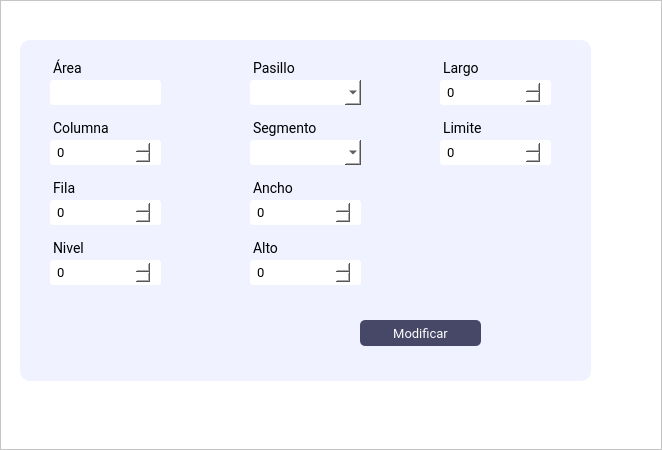
<?xml version="1.0" encoding="UTF-8"?>
<ui version="4.0">
 <class>MainWindow</class>
 <widget class="QMainWindow" name="MainWindow">
  <property name="geometry">
   <rect>
    <x>0</x>
    <y>0</y>
    <width>662</width>
    <height>450</height>
   </rect>
  </property>
  <property name="windowTitle">
   <string>MainWindow</string>
  </property>
  <widget class="QWidget" name="centralwidget">
   <layout class="QVBoxLayout" name="verticalLayout">
    <property name="spacing">
     <number>0</number>
    </property>
    <property name="leftMargin">
     <number>0</number>
    </property>
    <property name="topMargin">
     <number>0</number>
    </property>
    <property name="rightMargin">
     <number>0</number>
    </property>
    <property name="bottomMargin">
     <number>0</number>
    </property>
    <item>
     <widget class="QFrame" name="frame_2">
      <property name="minimumSize">
       <size>
        <width>0</width>
        <height>300</height>
       </size>
      </property>
      <property name="maximumSize">
       <size>
        <width>16777215</width>
        <height>16777215</height>
       </size>
      </property>
      <property name="styleSheet">
       <string notr="true">background: #fff;
</string>
      </property>
      <property name="frameShape">
       <enum>QFrame::StyledPanel</enum>
      </property>
      <property name="frameShadow">
       <enum>QFrame::Raised</enum>
      </property>
      <widget class="QFrame" name="frame_3">
       <property name="geometry">
        <rect>
         <x>20</x>
         <y>40</y>
         <width>571</width>
         <height>341</height>
        </rect>
       </property>
       <property name="maximumSize">
        <size>
         <width>16777215</width>
         <height>400</height>
        </size>
       </property>
       <property name="styleSheet">
        <string notr="true">border-radius: 10px;
background-color: rgb(240, 242, 255);
</string>
       </property>
       <property name="frameShape">
        <enum>QFrame::StyledPanel</enum>
       </property>
       <property name="frameShadow">
        <enum>QFrame::Raised</enum>
       </property>
       <widget class="QLabel" name="label_3">
        <property name="geometry">
         <rect>
          <x>20</x>
          <y>10</y>
          <width>62</width>
          <height>27</height>
         </rect>
        </property>
        <property name="font">
         <font>
          <family>Roboto</family>
          <pointsize>-1</pointsize>
         </font>
        </property>
        <property name="styleSheet">
         <string notr="true">font-family: Roboto;
font-size: 14px;
margin-top:10px;
margin-left:10px


</string>
        </property>
        <property name="text">
         <string/>
        </property>
       </widget>
       <widget class="QPushButton" name="modificar_btn">
        <property name="geometry">
         <rect>
          <x>340</x>
          <y>280</y>
          <width>121</width>
          <height>26</height>
         </rect>
        </property>
        <property name="font">
         <font>
          <family>Roboto</family>
          <pointsize>-1</pointsize>
         </font>
        </property>
        <property name="cursor">
         <cursorShape>PointingHandCursor</cursorShape>
        </property>
        <property name="styleSheet">
         <string notr="true">QPushButton{
background-color: rgba(71, 71, 103);
color: #fff;
border-radius:5px;
font-family:Roboto;
font-size: 13px

}
QPushButton:hover{
background-color: rgba(71, 71, 103,180);
}</string>
        </property>
        <property name="text">
         <string>Modificar</string>
        </property>
       </widget>
       <widget class="QLabel" name="label_Area">
        <property name="geometry">
         <rect>
          <x>20</x>
          <y>10</y>
          <width>131</width>
          <height>27</height>
         </rect>
        </property>
        <property name="font">
         <font>
          <family>Roboto</family>
          <pointsize>-1</pointsize>
         </font>
        </property>
        <property name="styleSheet">
         <string notr="true">font-family: Roboto;
font-size: 14px;
margin-top:10px;
margin-left:10px

</string>
        </property>
        <property name="text">
         <string>Área</string>
        </property>
       </widget>
       <widget class="QLabel" name="label_columna">
        <property name="geometry">
         <rect>
          <x>20</x>
          <y>70</y>
          <width>131</width>
          <height>27</height>
         </rect>
        </property>
        <property name="font">
         <font>
          <family>Roboto</family>
          <pointsize>-1</pointsize>
         </font>
        </property>
        <property name="styleSheet">
         <string notr="true">font-family: Roboto;
font-size: 14px;
margin-top:10px;
margin-left:10px

</string>
        </property>
        <property name="text">
         <string>Columna</string>
        </property>
       </widget>
       <widget class="QLabel" name="label_pasillo">
        <property name="geometry">
         <rect>
          <x>220</x>
          <y>10</y>
          <width>131</width>
          <height>27</height>
         </rect>
        </property>
        <property name="font">
         <font>
          <family>Roboto</family>
          <pointsize>-1</pointsize>
         </font>
        </property>
        <property name="styleSheet">
         <string notr="true">font-family: Roboto;
font-size: 14px;
margin-top:10px;
margin-left:10px

</string>
        </property>
        <property name="text">
         <string>Pasillo</string>
        </property>
       </widget>
       <widget class="QLabel" name="label_segmento">
        <property name="geometry">
         <rect>
          <x>220</x>
          <y>70</y>
          <width>131</width>
          <height>27</height>
         </rect>
        </property>
        <property name="font">
         <font>
          <family>Roboto</family>
          <pointsize>-1</pointsize>
         </font>
        </property>
        <property name="styleSheet">
         <string notr="true">font-family: Roboto;
font-size: 14px;
margin-top:10px;
margin-left:10px

</string>
        </property>
        <property name="text">
         <string>Segmento</string>
        </property>
       </widget>
       <widget class="QLabel" name="label_fila">
        <property name="geometry">
         <rect>
          <x>20</x>
          <y>130</y>
          <width>131</width>
          <height>27</height>
         </rect>
        </property>
        <property name="font">
         <font>
          <family>Roboto</family>
          <pointsize>-1</pointsize>
         </font>
        </property>
        <property name="styleSheet">
         <string notr="true">font-family: Roboto;
font-size: 14px;
margin-top:10px;
margin-left:10px

</string>
        </property>
        <property name="text">
         <string>Fila</string>
        </property>
       </widget>
       <widget class="QLabel" name="label_alto">
        <property name="geometry">
         <rect>
          <x>220</x>
          <y>190</y>
          <width>131</width>
          <height>27</height>
         </rect>
        </property>
        <property name="font">
         <font>
          <family>Roboto</family>
          <pointsize>-1</pointsize>
         </font>
        </property>
        <property name="styleSheet">
         <string notr="true">font-family: Roboto;
font-size: 14px;
margin-top:10px;
margin-left:10px

</string>
        </property>
        <property name="text">
         <string>Alto</string>
        </property>
       </widget>
       <widget class="QLabel" name="label_ancho">
        <property name="geometry">
         <rect>
          <x>220</x>
          <y>130</y>
          <width>131</width>
          <height>27</height>
         </rect>
        </property>
        <property name="font">
         <font>
          <family>Roboto</family>
          <pointsize>-1</pointsize>
         </font>
        </property>
        <property name="styleSheet">
         <string notr="true">font-family: Roboto;
font-size: 14px;
margin-top:10px;
margin-left:10px

</string>
        </property>
        <property name="text">
         <string>Ancho</string>
        </property>
       </widget>
       <widget class="QSpinBox" name="fila_num">
        <property name="geometry">
         <rect>
          <x>20</x>
          <y>160</y>
          <width>121</width>
          <height>25</height>
         </rect>
        </property>
        <property name="styleSheet">
         <string notr="true">background-color: #fff;
border-radius: 3px;
padding: 4 5px;
color: rgb(0, 0, 0);
font-family:Roboto;
border: none;
font-size:13px;
font-weight: 400;
margin-left: 10px;
</string>
        </property>
        <property name="minimum">
         <number>0</number>
        </property>
        <property name="maximum">
         <number>999</number>
        </property>
       </widget>
       <widget class="QSpinBox" name="alto_num">
        <property name="geometry">
         <rect>
          <x>220</x>
          <y>220</y>
          <width>121</width>
          <height>25</height>
         </rect>
        </property>
        <property name="styleSheet">
         <string notr="true">background-color: #fff;
border-radius: 3px;
padding: 4 5px;
color: rgb(0, 0, 0);
font-family:Roboto;
border: none;
font-size:13px;
font-weight: 400;
margin-left: 10px;
</string>
        </property>
        <property name="minimum">
         <number>0</number>
        </property>
        <property name="maximum">
         <number>999</number>
        </property>
       </widget>
       <widget class="QSpinBox" name="ancho_num">
        <property name="geometry">
         <rect>
          <x>220</x>
          <y>160</y>
          <width>121</width>
          <height>25</height>
         </rect>
        </property>
        <property name="styleSheet">
         <string notr="true">background-color: #fff;
border-radius: 3px;
padding: 4 5px;
color: rgb(0, 0, 0);
font-family:Roboto;
border: none;
font-size:13px;
font-weight: 400;
margin-left: 10px;
</string>
        </property>
        <property name="minimum">
         <number>0</number>
        </property>
        <property name="maximum">
         <number>999</number>
        </property>
       </widget>
       <widget class="QSpinBox" name="columna_num">
        <property name="geometry">
         <rect>
          <x>20</x>
          <y>100</y>
          <width>121</width>
          <height>25</height>
         </rect>
        </property>
        <property name="styleSheet">
         <string notr="true">background-color: #fff;
border-radius: 3px;
padding: 4 5px;
color: rgb(0, 0, 0);
font-family:Roboto;
border: none;
font-size:13px;
font-weight: 400;
margin-left: 10px;
</string>
        </property>
        <property name="minimum">
         <number>0</number>
        </property>
        <property name="maximum">
         <number>999</number>
        </property>
       </widget>
       <widget class="QLabel" name="label_nivel">
        <property name="geometry">
         <rect>
          <x>20</x>
          <y>190</y>
          <width>131</width>
          <height>27</height>
         </rect>
        </property>
        <property name="font">
         <font>
          <family>Roboto</family>
          <pointsize>-1</pointsize>
         </font>
        </property>
        <property name="styleSheet">
         <string notr="true">font-family: Roboto;
font-size: 14px;
margin-top:10px;
margin-left:10px

</string>
        </property>
        <property name="text">
         <string>Nivel</string>
        </property>
       </widget>
       <widget class="QSpinBox" name="nivel_num">
        <property name="geometry">
         <rect>
          <x>20</x>
          <y>220</y>
          <width>121</width>
          <height>25</height>
         </rect>
        </property>
        <property name="styleSheet">
         <string notr="true">background-color: #fff;
border-radius: 3px;
padding: 4 5px;
color: rgb(0, 0, 0);
font-family:Roboto;
border: none;
font-size:13px;
font-weight: 400;
margin-left: 10px;
</string>
        </property>
        <property name="minimum">
         <number>0</number>
        </property>
        <property name="maximum">
         <number>999</number>
        </property>
       </widget>
       <widget class="QLabel" name="label_largo">
        <property name="geometry">
         <rect>
          <x>410</x>
          <y>10</y>
          <width>131</width>
          <height>27</height>
         </rect>
        </property>
        <property name="font">
         <font>
          <family>Roboto</family>
          <pointsize>-1</pointsize>
         </font>
        </property>
        <property name="styleSheet">
         <string notr="true">font-family: Roboto;
font-size: 14px;
margin-top:10px;
margin-left:10px

</string>
        </property>
        <property name="text">
         <string>Largo</string>
        </property>
       </widget>
       <widget class="QSpinBox" name="largo_num">
        <property name="geometry">
         <rect>
          <x>410</x>
          <y>40</y>
          <width>121</width>
          <height>25</height>
         </rect>
        </property>
        <property name="styleSheet">
         <string notr="true">background-color: #fff;
border-radius: 3px;
padding: 4 5px;
color: rgb(0, 0, 0);
font-family:Roboto;
border: none;
font-size:13px;
font-weight: 400;
margin-left: 10px;
</string>
        </property>
        <property name="minimum">
         <number>0</number>
        </property>
        <property name="maximum">
         <number>999</number>
        </property>
       </widget>
       <widget class="QLabel" name="label_limite">
        <property name="geometry">
         <rect>
          <x>410</x>
          <y>70</y>
          <width>131</width>
          <height>27</height>
         </rect>
        </property>
        <property name="font">
         <font>
          <family>Roboto</family>
          <pointsize>-1</pointsize>
         </font>
        </property>
        <property name="styleSheet">
         <string notr="true">font-family: Roboto;
font-size: 14px;
margin-top:10px;
margin-left:10px

</string>
        </property>
        <property name="text">
         <string>Limite</string>
        </property>
       </widget>
       <widget class="QSpinBox" name="limite_num">
        <property name="geometry">
         <rect>
          <x>410</x>
          <y>100</y>
          <width>121</width>
          <height>25</height>
         </rect>
        </property>
        <property name="styleSheet">
         <string notr="true">background-color: #fff;
border-radius: 3px;
padding: 4 5px;
color: rgb(0, 0, 0);
font-family:Roboto;
border: none;
font-size:13px;
font-weight: 400;
margin-left: 10px;
</string>
        </property>
        <property name="minimum">
         <number>0</number>
        </property>
        <property name="maximum">
         <number>999</number>
        </property>
       </widget>
       <widget class="QComboBox" name="comboBox_segmento">
        <property name="geometry">
         <rect>
          <x>220</x>
          <y>100</y>
          <width>121</width>
          <height>25</height>
         </rect>
        </property>
        <property name="styleSheet">
         <string notr="true">background-color: #fff;
border-radius: 3px;
padding: 4 5px;
color: rgb(0, 0, 0);
font-family:Roboto;
border: none;
font-size:13px;
font-weight: 400;
margin-left: 10px;
</string>
        </property>
       </widget>
       <widget class="QComboBox" name="comboBox_pasillo">
        <property name="geometry">
         <rect>
          <x>220</x>
          <y>40</y>
          <width>121</width>
          <height>25</height>
         </rect>
        </property>
        <property name="styleSheet">
         <string notr="true">background-color: #fff;
border-radius: 3px;
padding: 4 5px;
color: rgb(0, 0, 0);
font-family:Roboto;
border: none;
font-size:13px;
font-weight: 400;
margin-left: 10px;
</string>
        </property>
       </widget>
       <widget class="QLineEdit" name="lineEdit">
        <property name="geometry">
         <rect>
          <x>20</x>
          <y>40</y>
          <width>121</width>
          <height>25</height>
         </rect>
        </property>
        <property name="styleSheet">
         <string notr="true">background-color: #fff;
border-radius: 3px;
padding: 4 5px;
color: rgb(0, 0, 0);
font-family:Roboto;
border: none;
font-size:13px;
font-weight: bold;
margin-left: 10px;
</string>
        </property>
        <property name="readOnly">
         <bool>true</bool>
        </property>
       </widget>
      </widget>
     </widget>
    </item>
   </layout>
  </widget>
 </widget>
 <resources>
  <include location="img/img_oficiales.qrc"/>
 </resources>
 <connections/>
</ui>
